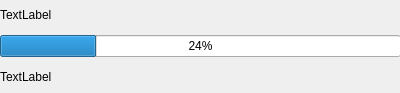
<?xml version="1.0" encoding="UTF-8"?>
<ui version="4.0">
 <class>DownloadProfile</class>
 <widget class="QWidget" name="DownloadProfile">
  <property name="geometry">
   <rect>
    <x>0</x>
    <y>0</y>
    <width>400</width>
    <height>93</height>
   </rect>
  </property>
  <property name="windowTitle">
   <string>Form</string>
  </property>
  <widget class="QWidget" name="verticalLayoutWidget">
   <property name="geometry">
    <rect>
     <x>0</x>
     <y>0</y>
     <width>401</width>
     <height>91</height>
    </rect>
   </property>
   <layout class="QVBoxLayout" name="verticalLayout">
    <item>
     <widget class="QLabel" name="lbl_filename">
      <property name="text">
       <string>TextLabel</string>
      </property>
     </widget>
    </item>
    <item>
     <layout class="QHBoxLayout" name="horizontalLayout">
      <item>
       <widget class="QProgressBar" name="pb_downloadprogress">
        <property name="value">
         <number>24</number>
        </property>
       </widget>
      </item>
     </layout>
    </item>
    <item>
     <widget class="QLabel" name="lbl_eta">
      <property name="text">
       <string>TextLabel</string>
      </property>
     </widget>
    </item>
   </layout>
  </widget>
 </widget>
 <resources/>
 <connections/>
</ui>
